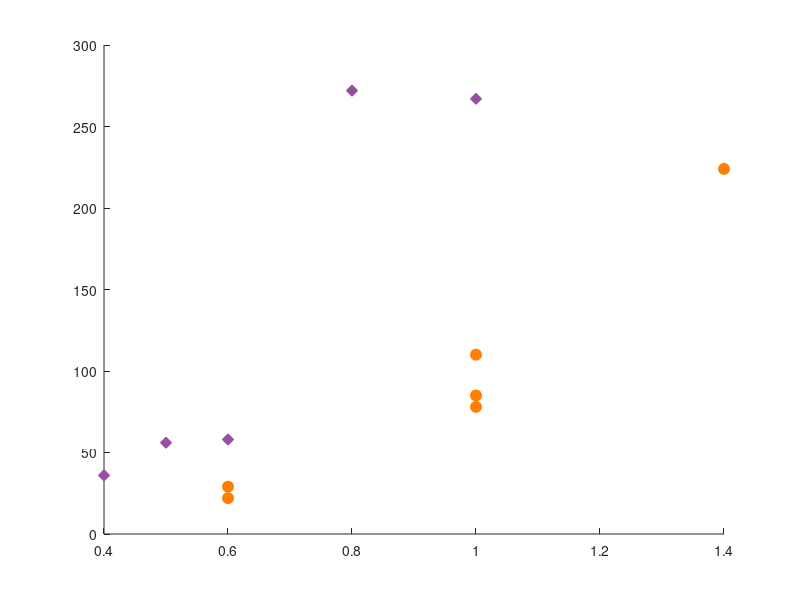

MATLAB code to generate this figure: (Note: this script raises an error after producing the figure.)
% plot lifetime vs amplitude
%
% Author: Eric
% Date: 6-8-18
%
% Mod History:
% v3 (1/14/18): Nonlinear least squares fit for critical strain. Also try
% combining data sets before fitting
% v4 (2/14-19): use effective strain
% v5 (9-17-19): new experimentation. Try fitting right side.
% v6 (9-27-19): just copy fit from left side to right side.
% v7: (11-17-22): fix axes labels.

red = [228,26,28]/255;
blu = [55,126,184]/255;
grn = [77,175,74]/255;
pur = [152,78,163]/255;
org = [255,127,0]/255;
brn = [166,86,40]/255;

% Conversion from volts to strain
v2s = 4.1/30.;

% 10-10-18 data
% amplitudes in V
amplitudes1010 = [0.8 0.9 1.1];
% raw strains = amplitudes * v2s
% effective strains (post train)
estrains1010 = [.035 .047 .053];
% lifetimes in shear cycles
lifetimes1010 = [88 114 378];

% 10-10-18 data
% amplitudes in V
amplitudes1010_ext = [0.8 0.9 1.1];
% lifetimes in shear cycles
lifetimes1010_ext = [88 114 378];


% 10-1-18 data
% amplitudes in V
amplitudes101 = [0.1 0.2 0.4 0.6 0.7 0.8 1.0];
% lifetimes in shear cycles
lifetimes101 = [1 76 104 192 142 216 142];


% 10-1-18 data -- first 4 runs taken
% amplitudes in V 
amplitudes101_4 = [0.1 0.4 0.6 0.8];
% lifetimes in shear cycles
lifetimes101_4 = [1 104 192 216];

% 8-29-18 data
% amplitudes in V
amplitudes829 = [0.4 0.6 0.7 0.8 0.9 1.0];
% lifetimes in shear cycles
lifetimes829 = [86 51 127 118 153 105];

% 8-15-18 data
% amplitudes in V
amplitudes815 = [0.4 0.6 0.7 0.8];
% lifetimes in shear cycles
lifetimes815 = [109 151 176 127];

% 6-28-18 data
% amplitudes in V
amplitudes628 = [0.4 0.6 0.8 1.0 1.2];
% effective strains (post train)
estrains628 = [.041 .045 .041 .045 .067];
% lifetimes in shear cycles
lifetimes628 = [48 68 64 106 179];


%%%% NOTE: only 5-21 and 6-3 with lower volume fraction gel
% 6-3-18 data
% lifetimes in shear cycles
lifetimes63 = [36 56 58 272 267];
% amplitudes in V
amplitudes63 = [0.4 0.5 0.6 0.8 1.0];

% 5-21-18 data
amplitudes521 = [0.1 0.4 0.6 0.6 0.8 1.0 1.0 1.0 1.4];
lifetimes521 = [31 110 17 31 248 78 85 118 224];

% 5-21-18 first 8 data taken
amplitudes521_8 = [0.6 0.6 1.0 1.0 1.0 1.4];
lifetimes521_8 = [17 31 78 85 110 224];

% 5-21-18 only triain well
amplitudes521_well = [0.1 0.6 1.0 1.0 1.0 1.4];
lifetimes521_well = [22 29 78 85 110 224];

figure;
hold on
plot(amplitudes63, lifetimes63, 'd', 'color', pur, 'MarkerFaceColor', pur, 'MarkerSize',8);
% plot(amplitudes521, lifetimes521,'b.', 'MarkerFaceColor', 'b', 'MarkerSize', 12);
plot(amplitudes521_8, lifetimes521_well, 'o', 'color', org, 'MarkerFaceColor', org, 'MarkerSize', 8);
% plot(amplitudes628, lifetimes628,'g.', 'MarkerFaceColor', 'g', 'MarkerSize', 16);
% plot(amplitudes815, lifetimes815,'.', 'Color', [153, 102, 51]/256,'MarkerSize', 16);
% plot(amplitudes829, lifetimes829,'.', 'Color', [204, 0, 204]/256,'MarkerSize', 16);

plot_gc1 = plot(ones(100,1) * 0.9, 1:4:400, 'color', pur, 'LineStyle', '--',...
    'LineWidth', options.line_width);

plot_gc2 = plot(ones(100,1) * 1.2, 1:4:400, 'color', org, 'LineStyle', '--',...
    'LineWidth', options.line_width);


% plot(amplitudes101, lifetimes101, '.', 'Color', [51, 153, 51]/256,'MarkerSize', 16);

% title('Training','FontSize', 20);
xlabel('\gamma_0','FontSize', 16);
ylabel('Characteristic time \tau','FontSize', 16);
% ylim([0.02 0.05])
% xlim([0 550])
% axis([0 max(t) 0.02 0.14]);

xt = get(gca,'XTick');
set(gca, 'FontSize', 16)
box on

hold off

%%%%%%%%%%%%%
%% Fit to power law
% lifetimes to fit

% life = lifetimes829(1:end);
% gam = amplitudes829(1:end);
% gc = 1.1;

% life = lifetimes628(1:end);
% gam = amplitudes628(1:end)*v2s;
% gc = 1.4*v2s;
% gam = estrains628(1:end);
% gc = 0.085;


% life = lifetimes63(1:end-1);
% gam = amplitudes63(1:end-1);
% gc = 0.9;

% life = lifetimes521_well(1:end-1);
% gam = amplitudes521_well(1:end-1);
% gc = 1.2;

% life = lifetimes101_4(1:end);
% gam = amplitudes101_4(1:end);
% gc = 0.75;

% life = lifetimes1010(1:end);
% gam = amplitudes1010(1:end);
% gc = 1.2;

% Combined lifetimes
% life = [lifetimes1010(1:end), lifetimes628(1:end)];
% gam = [amplitudes1010(1:end)+0.2, amplitudes628(1:end)];
% gc = 1.4;

life = [lifetimes521_well(1:end-1), lifetimes63(1:end-1)];
gam = [amplitudes521_well(1:end-1)-0.3, amplitudes63(1:end-1)];
gc = 0.83;

figure;
loglog(gc-gam, life,'b.', 'MarkerFaceColor', 'b', 'MarkerSize', 16);
% figure;
% plot(log10(gc-gam), log10(life), 'b.', 'MarkerFaceColor', 'b', 'MarkerSize', 16);

mylogfit = fit(log10((gc-gam))', log10(life)', 'poly1');
logfit_coeffs = coeffvalues(mylogfit);

% mylogfit = fit((gc-gam)', life', 'poly1');
% logfit_coeffs = coeffvalues(mylogfit);

figure;
hold on
plot(log10(gc-gam), logfit_coeffs(1)* log10(gc-gam) + logfit_coeffs(2))
plot(log10(gc-gam), log10(life),'b.', 'MarkerFaceColor', 'b', 'MarkerSize', 16)
xlabel('Log \gamma-\gamma_0^c','FontSize', 16);
ylabel('Log Lifetime \tau','FontSize', 16);
% xlim([
hold off

ls = logspace(-2, 0);

figure;
ax = gca;
% plot(gc-gam, 10.^(fit_coeffs(1)* log10(gc-gam)+ fit_coeffs(2)))
loglog(ls, (ls).^(logfit_coeffs(1)) * 10^logfit_coeffs(2), 'b', 'LineWidth', 1)
hold on
loglog(gc-gam, life,'bd', 'MarkerFaceColor', 'b', 'MarkerSize', 6)
xlim([10^(-2) 10^0])
xlabel('\gamma_0-\gamma_0^c','FontSize', 16);
ylabel('Characteristic time \tau','FontSize', 16);
box on
ax.TickLength = [0.04 2];
ax.FontSize = 16;

% wrong!
% figure;
% xs = 0.01: 0.01: 0.07;
% hold on
% loglog(gc-gam, life,'b.', 'MarkerFaceColor', 'b', 'MarkerSize', 16);
% plot(xs,exp(fit_coeffs(1)* log(xs)) + fit_coeffs(2))
% hold off 

% plot lifetimes with power law fit
figure;
xs = logspace(log10(0.02), log10(gc-.01));
hold on
plot(amplitudes63(1:end-1), lifetimes63(1:end-1),'b.', 'MarkerFaceColor', 'b', 'MarkerSize', 16);
plot(amplitudes521_well(1:end-1)-0.3, lifetimes521_well(1:end-1),'r.', 'MarkerFaceColor', 'r', 'MarkerSize', 16);
% plot(amplitudes628*v2s, lifetimes628,'g.', 'MarkerFaceColor', 'g', 'MarkerSize', 16);
% plot(estrains628, lifetimes628, 'r.', 'MarkerFaceColor', 'r', 'MarkerSize', 16);
% plot(amplitudes101_4, lifetimes101_4,'g.', 'MarkerFaceColor', 'g', 'MarkerSize', 16);
% plot(amplitudes1010, lifetimes1010, 'g.', 'MarkerFaceColor', 'g', 'MarkerSize', 16);
% plot(amplitudes829, lifetimes829, 'g.', 'MarkerFaceColor', 'g', 'MarkerSize', 16);
plot(xs, 10^(logfit_coeffs(2))*(gc-xs).^(logfit_coeffs(1)), 'r')
% xlim([0 1.0])

ylim([0 400])
hold off

xlabel('Strain (V)','FontSize', 18);
ylabel('Lifetime \tau','FontSize', 18);


%% figure shifting to plot gamma_c - gamma
figure;
xs = logspace(log10(0.1), log10(gc-.05));
hold on
% plot(xs - gc, 10^(fit_coeffs(2))*(gc-xs).^(fit_coeffs(1)), 'r')
plot(amplitudes63(1:end-1) - gc, lifetimes63(1:end-1),'b.', 'MarkerFaceColor', 'b', 'MarkerSize', 16);
plot(amplitudes521_well(1:end-1) -gc - 0.3, lifetimes521_well(1:end-1),'r.', 'MarkerFaceColor', 'r', 'MarkerSize', 16);
% plot(amplitudes628 - gc, lifetimes628,'.', 'Color', [255, 153, 0]/256, 'MarkerSize', 16);
% plot(amplitudes829-gc+0.2, lifetimes829,'.', 'Color', [0, 255, 0]/256,'MarkerSize', 16);
% plot(amplitudes815-gc+0.4, lifetimes815,'.', 'Color', [102, 51, 0]/256,'MarkerSize', 16);
% plot(amplitudes101(2:6)-gc+0.5, lifetimes101(2:6),'.', 'Color', [51, 153, 51]/256, 'MarkerSize', 16);
% plot(amplitudes1010-gc+0.2, lifetimes1010,'.', 'Color', 'k', 'MarkerSize', 16);
xlim([-1.4 0.2])

ylim([0 400])
hold off

xlabel('\gamma_c - \gamma (V)','FontSize', 18);
ylabel('Lifetime \tau','FontSize', 18);

%%
% with fixed strain units
figure;
xs = logspace(log10(0.1), log10(gc-.05));
hold on
plot((xs - gc)*v2s, 10^(logfit_coeffs(2))*(gc-xs).^(logfit_coeffs(1)), 'r')
plot((amplitudes63(1:end-1) - gc)*v2s, lifetimes63(1:end-1),'b.', 'MarkerFaceColor', 'b', 'MarkerSize', 16);
plot((amplitudes521_well(1:end-1) -gc-0.3)*v2s, lifetimes521_well(1:end-1),'r.', 'MarkerFaceColor', 'r', 'MarkerSize', 16);
% plot((amplitudes628 - gc)*v2s, lifetimes628,'.', 'Color', [255, 153, 0]/256, 'MarkerSize', 16);
% plot((amplitudes829-gc+0.2)*v2s, lifetimes829,'.', 'Color', [0, 255, 0]/256,'MarkerSize', 16);
% plot((amplitudes815-gc+0.4)*v2s, lifetimes815,'.', 'Color', [102, 51, 0]/256,'MarkerSize', 16);
% plot((amplitudes101(2:6)-gc+0.5)*v2s, lifetimes101(2:6),'.', 'Color', [51, 153, 51]/256, 'MarkerSize', 16);
% plot((amplitudes1010-gc+0.2)*v2s, lifetimes1010,'.', 'Color', [255, 0, 255]/256, 'MarkerSize', 16);
% plot((amplitudes1010_ext-gc+0.2)*v2s, lifetimes1010_ext,'.', 'Color', [255, 0, 255]/256, 'MarkerSize', 16);
% xlim([-1.4 0.2])

ylim([0 400])
hold off

xlabel('\gamma_c - \gamma','FontSize', 18);
ylabel('Lifetime \tau','FontSize', 18);

%% Create Custom Nonlinear Models and Specify Problem Parameters and Independent Variables

life2fit = life;
gam2fit = gam;
% gam2fit = estrains628;

life_end = [lifetimes521_well(end), lifetimes63(end)];
gam_end = [amplitudes521_well(end)-0.3, amplitudes63(end)];

% Set estimates
a_0 = 40;
gc_0 = 0.85;
nu_0 = -0.85;
vars_0 = [a_0 gc_0 nu_0];

% Set bounds
lb = [1 0.05 0.2];
ub = [1000 1 2];

% Define fit
myfittype = fittype('a*(gc-gam)^(-nu)', 'dependent', {'tau'}, 'independent', {'gam'},...
    'coefficients', {'a', 'gc', 'nu'});

% Run fitting
nl_fit = fit(gam2fit', life2fit', myfittype, 'Lower', lb, 'Upper', ub, 'StartPoint', vars_0);
fit_coeffs = coeffvalues(nl_fit);
conf_ints = confint(nl_fit);

% Manually designate points from fit (for plotting)
xx = min(gam2fit):0.01:max(gam2fit);

xx = -.4:0.01:0.82;
fit_points = fit_coeffs(1) * (fit_coeffs(2)-xx).^(-fit_coeffs(3));

%flipped plot
xx_rt = fit_coeffs(2) - max(xx):0.01: fit_coeffs(2) - max(xx)+1;
fit_flip = fit_coeffs(1) * (xx_rt).^-(fit_coeffs(3));
fit_flip_basic = fliplr(fit_points);
fit_rt = 80 * (xx_rt).^-(fit_coeffs(3));

figure;
hold on

plot(gam2fit-fit_coeffs(2), life2fit,'bd', 'MarkerFaceColor', 'b', 'MarkerSize', 6)
plot(gam_end-fit_coeffs(2), life_end,'rs', 'MarkerFaceColor', 'r', 'MarkerSize', 6)
plot(xx-fit_coeffs(2), fit_points, 'b', 'LineWidth', 1.5)
% plot(xx_rt, fit_flip, 'r:', 'LineWidth', 1.5)
plot(xx_rt, fit_rt, 'r:', 'LineWidth', 1.5)
% title('Training','FontSize', 20);
xlabel('\gamma_0 - \gamma_0^c','FontSize', 18);
ylabel('Characteristic time \tau','FontSize', 18);
xt = get(gca,'XTick');
set(gca, 'FontSize', 16)
% legend('off')
xlim([-1.2 1])
ylim([0 400])
box on
hold off

% %% Create Custom Nonlinear Models and Specify Problem Parameters and Independent Variables
% % RIGHT SIDE OF EQUATION
% 
% 
% life2fit = [lifetimes521_well(end), lifetimes63(end)];
% gam2fit = [amplitudes521_well(end)-0.3, amplitudes63(end)];
% gc = 0.9;
% 
% % life2fit = life;
% % gam2fit = gam;
% % % gam2fit = estrains628;
% 
% 
% % Set estimates
% a_0 = 40;
% gc_0 = 0.85;
% nu_0 = -0.85;
% vars_0 = [a_0 gc_0 nu_0];
% 
% % Set bounds
% lb = [1 0.05 0.2];
% ub = [1000 1 2];
% 
% % Define fit
% myfittype = fittype('a*(gc-gam)^(-nu)', 'dependent', {'tau'}, 'independent', {'gam'},...
%     'coefficients', {'a', 'gc', 'nu'});
% 
% % Run fitting
% nl_fit = fit(gam2fit', life2fit', myfittype, 'Lower', lb, 'Upper', ub, 'StartPoint', vars_0);
% fit_coeffs = coeffvalues(nl_fit);
% conf_ints = confint(nl_fit);
% 
% % Manually designate points from fit (for plotting)
% xx = min(gam2fit):0.01:max(gam2fit);
% fit_points = fit_coeffs(1) * (fit_coeffs(2)-xx).^(-fit_coeffs(3));
% 
% figure;
% hold on
% plot(xx-fit_coeffs(2), fit_points, 'r', 'LineWidth', 2)
% plot(gam2fit-fit_coeffs(2), life2fit,'b.', 'MarkerFaceColor', 'b', 'MarkerSize', 14)
% % title('Training','FontSize', 20);
% xlabel('\gamma_c - \gamma','FontSize', 18);
% ylabel('Lifetime \tau','FontSize', 18);
% xt = get(gca,'XTick');
% set(gca, 'FontSize', 16)
% legend('off')
% hold off

%%%%%%%%%%%%%%%%%%%%%%%%%%%%%%%%%%%%%%%%%%%%%%%%%%%%%%%%%%%%%%%%%%%%%%%%%%%%%%%%%%%%%%%
% % Plot fixing strain units
% figure;
% hold on
% plot((xx-fit_coeffs(2))*v2s, fit_points, 'r', 'LineWidth', 2)
% plot((gam2fit-fit_coeffs(2))*v2s, life2fit,'b.', 'MarkerFaceColor', 'b', 'MarkerSize', 14)
% % title('Training','FontSize', 20);
% xlabel('\gamma_c - \gamma','FontSize', 18);
% ylabel('Lifetime \tau','FontSize', 18);
% xt = get(gca,'XTick');
% set(gca, 'FontSize', 16)
% legend('off')
% hold off

% %% Fix strain units
% 
% figure;
% loglog((gc-gam)*v2s, life,'b.', 'MarkerFaceColor', 'b', 'MarkerSize', 16);
% % figure;
% % plot(log10(gc-gam), log10(life), 'b.', 'MarkerFaceColor', 'b', 'MarkerSize', 16);
% 
% myfit = fit(log10((gc-gam))', log10(life)', 'poly1');
% fit_coeffs = coeffvalues(myfit);
% 
% figure;
% hold on
% plot(log10((gc-gam)*v2s), fit_coeffs(1)* log10(gc-gam) + fit_coeffs(2))
% plot(log10((gc-gam)*v2s), log10(life),'b.', 'MarkerFaceColor', 'b', 'MarkerSize', 16)
% xlabel('Log \gamma-\gamma_c','FontSize', 16);
% ylabel('Log Lifetime \tau','FontSize', 16);
% hold off
% 
% % plot lifetimes with power law fit IN STRAIN UNITS
% figure;
% xs = logspace(log10(0.1), log10(gc-.05));
% hold on
% plot(amplitudes63*v2s, lifetimes63,'b.', 'MarkerFaceColor', 'b', 'MarkerSize', 16);
% % plot(amplitudes521_well, lifetimes521_well,'r.', 'MarkerFaceColor', 'r', 'MarkerSize', 16);
% % plot(amplitudes628, lifetimes628,'g.', 'MarkerFaceColor', 'g', 'MarkerSize', 16);
% plot(xs*v2s, 10^(fit_coeffs(2))*(gc-xs).^(fit_coeffs(1)), 'r')
% xlim([0 .16])
% 
% ylim([0 400])
% hold off
% 
% xlabel('Training strain (\gamma_0)','FontSize', 18);
% ylabel('Lifetime \tau','FontSize', 18);
% 
% % figure shifting to plot gamma_c - gamma
% figure;
% xs = logspace(log10(0.1), log10(gc-.05));
% hold on
% plot((amplitudes63 - gc+0.3)*v2s, lifetimes63,'b.', 'MarkerFaceColor', 'b', 'MarkerSize', 16);
% plot((amplitudes521_well -gc)*v2s, lifetimes521_well,'r.', 'MarkerFaceColor', 'r', 'MarkerSize', 16);
% plot((xs - gc)*v2s, 10^(fit_coeffs(2))*(gc-xs).^(fit_coeffs(1)), 'r')
% % plot(amplitudes628 - gc, lifetimes628,'.', 'Color', [255, 153, 0]/256, 'MarkerSize', 16);
% % plot(amplitudes829-gc+0.2, lifetimes829,'.', 'Color', [0, 255, 0]/256,'MarkerSize', 20);
% % plot(amplitudes815-gc+0.4, lifetimes815,'.', 'Color', [102, 51, 0]/256,'MarkerSize', 20);
% % plot(amplitudes101(2:6)-gc+0.5, lifetimes101(2:6),'.', 'Color', 'b', 'MarkerSize', 20);
% % xlim([-1.0 0.4])
% 
% ylim([0 400])
% hold off
% 
% xlabel('\gamma_c - \gamma','FontSize', 18);
% ylabel('Lifetime \tau','FontSize', 18);
% 
% %% Plotting with vertical lines (can move parts of this up if wanted)
% 
% figure;
% hold on
% plot(amplitudes63, lifetimes63,'b.', 'MarkerFaceColor', 'b', 'MarkerSize', 16);
% % plot(amplitudes521_8, lifetimes521_8,'r.', 'MarkerFaceColor', 'r', 'MarkerSize', 12);
% plot(amplitudes521_well, lifetimes521_well,'r.', 'MarkerFaceColor', 'r', 'MarkerSize', 16);
% plot(amplitudes628, lifetimes628,'g.', 'MarkerFaceColor', 'g', 'MarkerSize', 16);
% 
% % title('Training','FontSize', 20);
% xlabel('Training strain (V)','FontSize', 18);
% ylabel('lifetimes','FontSize', 18);
% % ylim([0.02 0.05])
% % xlim([0 550])
% % axis([0 max(t) 0.02 0.14]);
% 
% % % Plot vertical line for training amplitude
% trainingAmplitude = 0.9;
% plot(ones(100,1) * trainingAmplitude, linspace(1, 500, 100), 'b--');
% trainingAmplitude = 1.2;
% plot(ones(100,1) * trainingAmplitude, linspace(1, 500, 100), 'r--');
% 
% trainingAmplitude = 1.4;
% plot(ones(100,1) * trainingAmplitude, linspace(1, 500, 100), 'g--');
% 
% xt = get(gca,'XTick');
% set(gca, 'FontSize', 16)
% 
% hold off
% 
% %%%%%%% Fixing volts to strain
% figure;
% hold on
% plot(amplitudes63*v2s, lifetimes63,'b.', 'MarkerFaceColor', 'b', 'MarkerSize', 16);
% % plot(amplitudes521_8, lifetimes521_8,'r.', 'MarkerFaceColor', 'r', 'MarkerSize', 12);
% plot(amplitudes521_well*v2s, lifetimes521_well,'r.', 'MarkerFaceColor', 'r', 'MarkerSize', 16);
% plot(amplitudes628*v2s, lifetimes628,'g.', 'MarkerFaceColor', 'g', 'MarkerSize', 16);
% 
% plot(amplitudes829*v2s, lifetimes829,'.', 'Color', [204, 0, 204]/256,'MarkerSize', 16);
% plot(amplitudes815*v2s, lifetimes815,'.', 'Color', [153, 102, 51]/256,'MarkerSize', 16);
% 
% % title('Training','FontSize', 20);
% xlabel('Training strain \gamma_0','FontSize', 18);
% ylabel('Lifetime \tau','FontSize', 18);
% % ylim([0.02 0.05])
% % xlim([0 550])
% % axis([0 max(t) 0.02 0.14]);
% 
% % % Plot vertical line for training amplitude
% trainingAmplitude = 0.9*v2s;
% plot(ones(100,1) * trainingAmplitude, linspace(1, 500, 100), 'b--');
% trainingAmplitude = 1.2*v2s;
% plot(ones(100,1) * trainingAmplitude, linspace(1, 500, 100), 'r--');
% 
% trainingAmplitude = 1.4*v2s;
% plot(ones(100,1) * trainingAmplitude, linspace(1, 500, 100), 'g--');
% 
% xt = get(gca,'XTick');
% set(gca, 'FontSize', 16)
% 
% hold off
% 
% %%%%%%%%%%%%%%%%%%%%%%%%%%%%%%%%%%%%%
% % Attempt at using nonlinear least squares to fit for gamma_c
